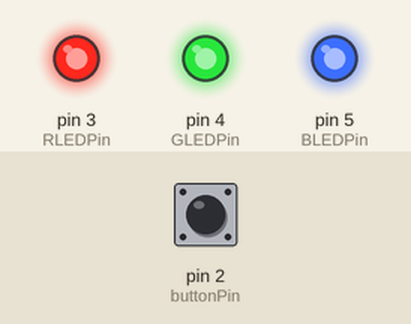
Bench run of a sketch on a simulated Arduino Uno, built with avr-gcc and run on an emulated ATmega328P. On the bench: output pins drawn as LEDs (lit = HIGH). The inputs (shaded band) are chosen by the test bench; at power-on: pin 2 (buttonPin) HIGH.

Above: at 1.2 s.
1.3 s: pin 2 (buttonPin) pulled LOW for 0.15 s
At 1.9 s:
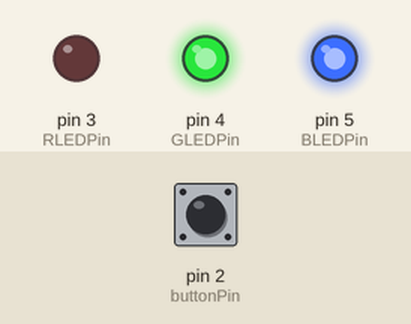
2.9 s: pin 2 (buttonPin) pulled LOW for 1 s
At 4.3 s:
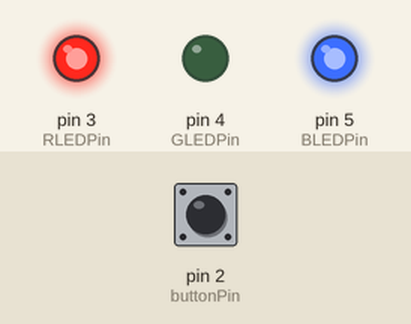
5.4 s: pin 2 (buttonPin) pulled LOW for 0.15 s
At 6.2 s:
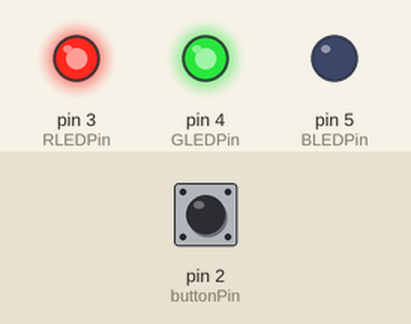
7.0 s: pin 2 (buttonPin) pulled LOW for 3.2 s
At 7.4 s:
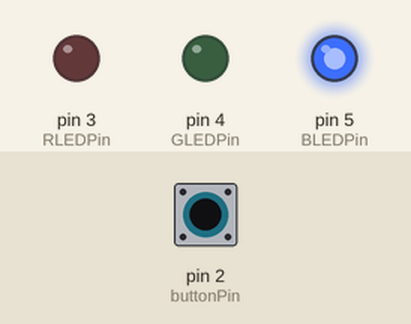
11.7 s: pin 2 (buttonPin) pulled LOW for 0.15 s
At 12.2 s:
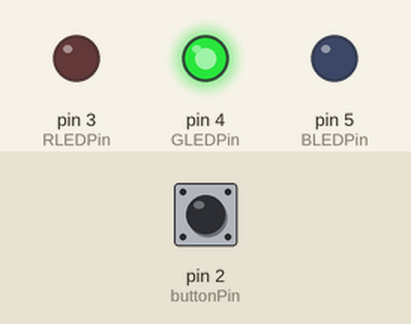
13.3 s: pin 2 (buttonPin) pulled LOW for 1 s
At 14.6 s:
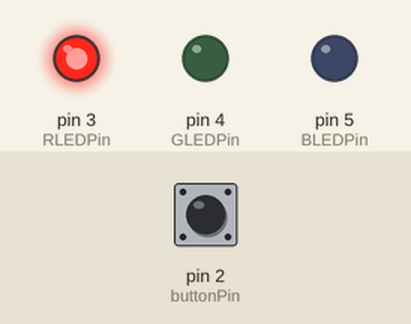
Timing chart, 0 to 16.3 s (numbered marks = the images above; inputs shaded):
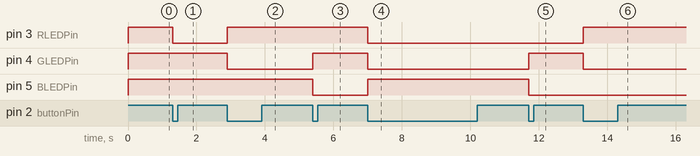

The sketch:

week4neww.ino
```cpp
const int buttonPin = 2;
const int RLEDPin = 3;
const int GLEDPin = 4;
const int BLEDPin = 5;

int buttonState = 0;
int ledcolor = 0;

bool ButtonPressed = false;

void setup() {
  pinMode(RLEDPin, OUTPUT);
  pinMode(GLEDPin, OUTPUT);
  pinMode(BLEDPin, OUTPUT);
  pinMode(buttonPin, INPUT);
}
void loop() {
  buttonState = digitalRead(buttonPin);

  if(buttonState == LOW && !ButtonPressed) {
    ledcolor = ledcolor + 1;
    ButtonPressed = true;
  }
  if(buttonState == HIGH && ButtonPressed){
    ButtonPressed = false;
  }
  if(ledcolor == 0){
    digitalWrite(RLEDPin, HIGH);
    digitalWrite(GLEDPin, HIGH);
    digitalWrite(BLEDPin, HIGH);
  }
  else if(ledcolor == 1){
    digitalWrite(RLEDPin, LOW);
    digitalWrite(GLEDPin, HIGH);
    digitalWrite(BLEDPin, HIGH);
  }
  else if(ledcolor == 2){
    digitalWrite(RLEDPin, HIGH);
    digitalWrite(GLEDPin, LOW);
    digitalWrite(BLEDPin, HIGH);
  }
  else if(ledcolor == 3){
    digitalWrite(RLEDPin, HIGH);
    digitalWrite(GLEDPin, HIGH);
    digitalWrite(BLEDPin, LOW);
  }
  else if(ledcolor == 4){
    digitalWrite(RLEDPin, LOW);
    digitalWrite(GLEDPin, LOW);
    digitalWrite(BLEDPin, HIGH);
  }
  else if(ledcolor == 5){
    digitalWrite(RLEDPin, LOW);
    digitalWrite(GLEDPin, HIGH);
    digitalWrite(BLEDPin, LOW);
  }
  else if(ledcolor == 6){
    digitalWrite(RLEDPin, HIGH);
    digitalWrite(GLEDPin, LOW);
    digitalWrite(BLEDPin, LOW);
  }
  else if(ledcolor == 7){
    digitalWrite(RLEDPin, LOW);
    digitalWrite(GLEDPin, LOW);
    digitalWrite(BLEDPin, LOW);
  }
   else if(ledcolor == 8){
    ledcolor =0;
   }

}
```

Measured:
- after the input at 1.3 s, pin 3 (RLEDPin): HIGH → LOW at once
- after the input at 2.9 s, pin 3 (RLEDPin): LOW → HIGH at once; pin 4 (GLEDPin): HIGH → LOW at once
- after the input at 5.4 s, pin 4 (GLEDPin): LOW → HIGH at once; pin 5 (BLEDPin): HIGH → LOW at once
- after the input at 7.0 s, pin 3 (RLEDPin), pin 4 (GLEDPin): HIGH → LOW at once; pin 5 (BLEDPin): LOW → HIGH at once
- after the input at 11.7 s, pin 4 (GLEDPin): LOW → HIGH at once; pin 5 (BLEDPin): HIGH → LOW at once
- after the input at 13.3 s, pin 3 (RLEDPin): LOW → HIGH at once; pin 4 (GLEDPin): HIGH → LOW at once
